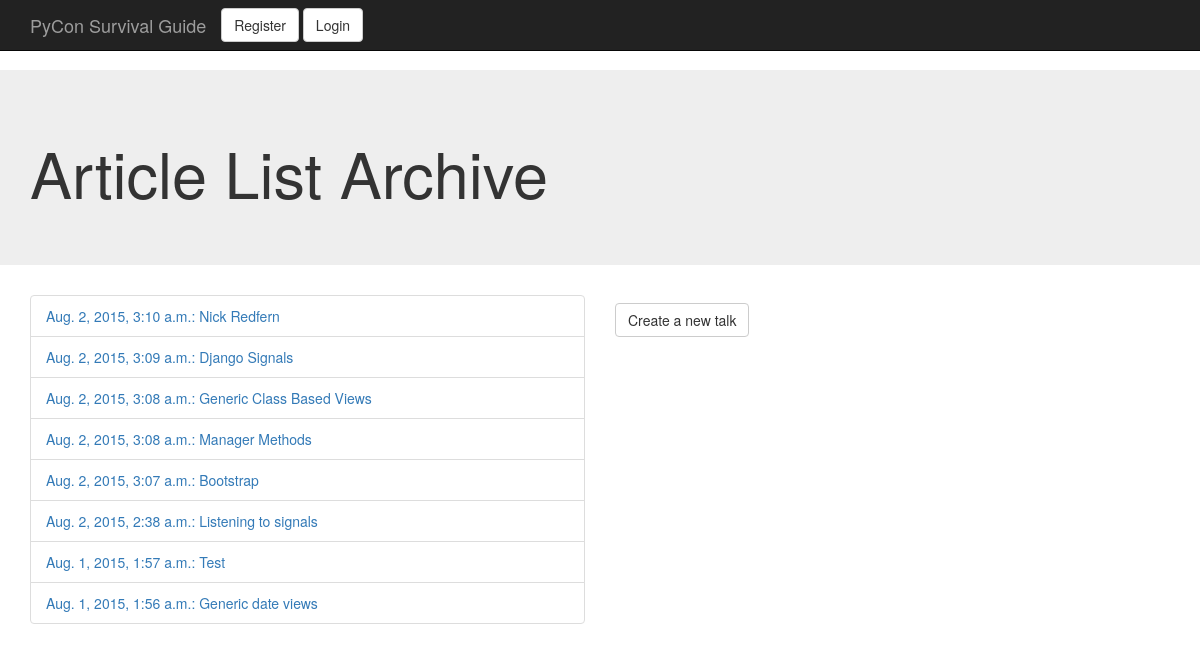
The app's page /talks/archive/, older data.
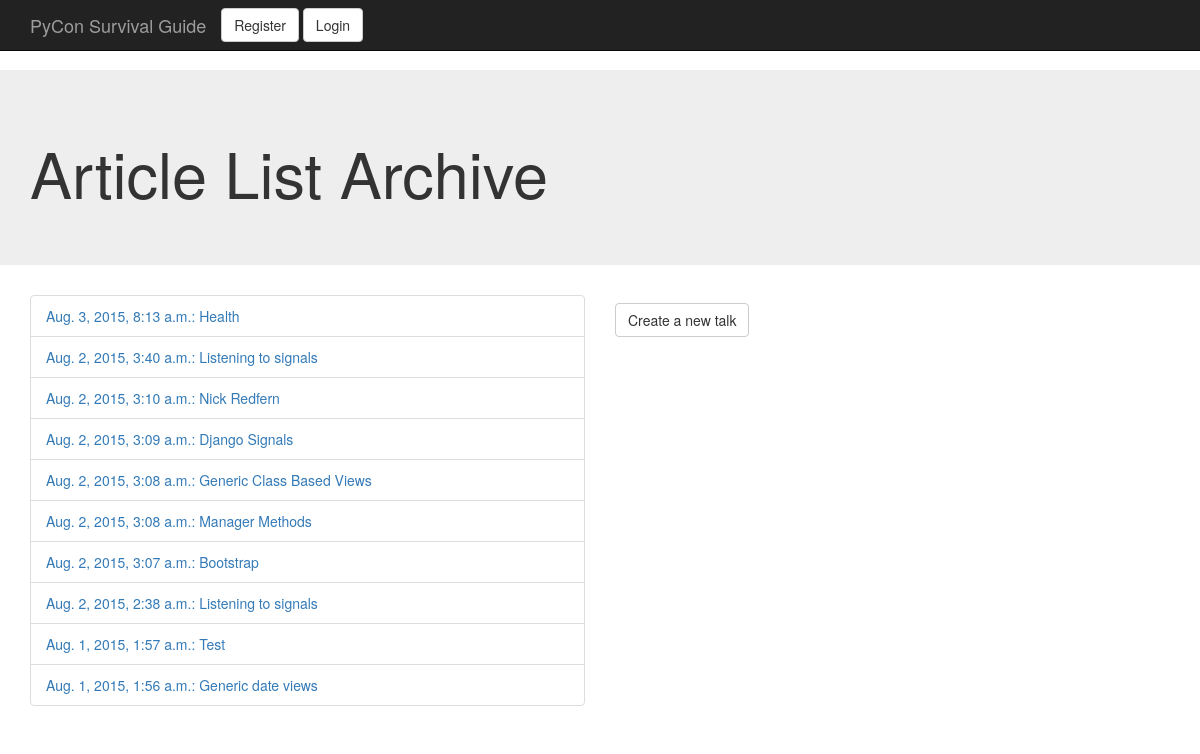
The same page, newer data.
### talks/models.py (models this page shows, shortened)
class TalkList(models.Model):
	author = models.ForeignKey(User, related_name='lists')    #settings.AUTH_USER_MODEL
	title = models.CharField(max_length=50)
	text = models.TextField(max_length=1024)
	timestamp = models.DateTimeField(auto_now_add=True, auto_now=False)
	def get_absolute_url(self):
		return reverse('talk_detail', kwargs={'pk': self.pk})
	objects = models.Manager()
	test_objects = TestTalkManager()

### talks/views.py (the view)
class TalkArchiveView(ArchiveIndexView):
    model = TalkList
    template_name = 'talklist_archive.html'
    date_field = 'timestamp'

### templates/talklist_archive.html (shortened to what this page needs)
{% extends 'base.html' %}
{% block headline %}<h1>Article List Archive</h1>{% endblock headline %}
{% block content %}
<div class="row">
    <div class="col-sm-6">
        <ul class="list-group">
            {% for article in latest %}
            <li class="list-group-item">
                <a href="{{ article.get_absolute_url }}">{{ article.timestamp }}: {{article.title }} </a>
            </li>
            {% empty %}
            <li class="list-group-item">You have no lists</li>
            {% endfor %}
        </ul>
    </div>
    <div class="col-sm-6">
        <p><a href="{% url 'create_list' %}" class="btn btn-default navbar-btn">Create a new talk</a></p>
    </div>
</div>
{% endblock %}

Row changes from the older to the newer data that the page shows:
added TalkList: timestamp "Aug. 3, 2015, 8:13 a.m.", title "Health"
added TalkList: timestamp "Aug. 2, 2015, 3:40 a.m.", title "Listening to signals"
